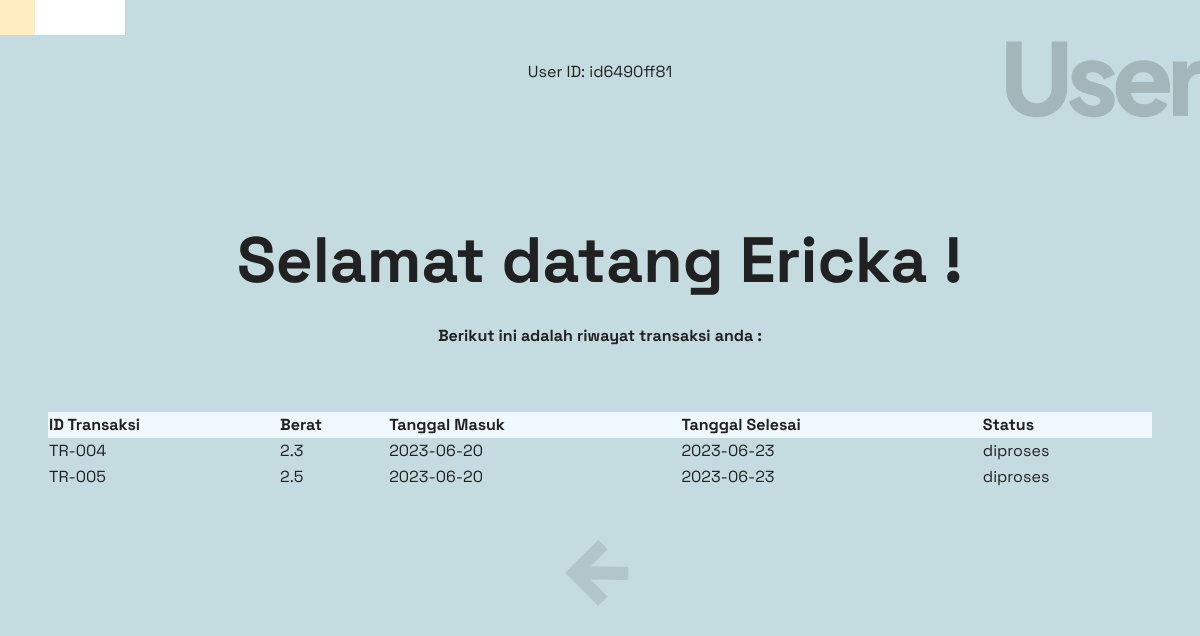
Screenshot of /user.php (signed in) with the database file from the repository.
### tables this page shows
CREATE TABLE `user` (
  `id_user` varchar(10) NOT NULL,
  `first_name` varchar(20) NOT NULL,
  `last_name` varchar(20) NOT NULL,
  `email_address` varchar(30) NOT NULL,
  `password` varchar(30) NOT NULL,
  `phone_number` text NOT NULL,
  `address` varchar(128) NOT NULL
);

CREATE TABLE `transaksi` (
  `id_transaksi` varchar(20) NOT NULL,
  `id_user` varchar(20) DEFAULT NULL,
  `berat` float DEFAULT NULL,
  `tanggal_masuk` date DEFAULT NULL,
  `tanggal_selesai` date DEFAULT NULL
);

### user.php (the view, shortened to what this page needs)
<!DOCTYPE html>
<html lang="en">
<head>
    <link href="https://cdn.jsdelivr.net/npm/bootstrap@5.2.3/dist/css/bootstrap.min.css" rel="stylesheet">
    <link rel="stylesheet" href="style.css">
    <link rel="stylesheet"
          href="https://unpkg.com/purecss@2.0.6/build/pure-min.css"
          origin="anonymous"
    />
</head>
<body>
    <div class="wrapper">
        <div class="section d-flex flex-column gap-5 y-2 px-5 position-relative align-items-center" id="store-page">
            <img class="position-absolute  top-0 start-0 img-pembatas" src="asset/pembatas.png" alt="">
            <span class="page-identifier position-absolute top-0 end-0" style="font-size: 100px;">User</span>
            <?php
            $servername = "localhost";
            $username = "root";
            $password = "";
            $dbname = "spotless-laundry_dba";
            $conn = mysqli_connect($servername, $username, $password, $dbname);
            $user_id = $_SESSION['user_id'];
            echo "User ID: " . $user_id;
            $query = "SELECT * FROM USER WHERE id_user = '{$user_id}'";
            $thisUser = mysqli_query($conn,$query);
            $value = mysqli_fetch_assoc($thisUser);
            echo '
            <div class="headline text-center" style="margin-top: 5rem;"><p class="sub-header" style="font-size: 64px ;">Selamat datang '.$value['first_name'].' !</p>
            <p style="font-size: 16px ;">Berikut ini adalah riwayat transaksi anda :</p></div>
            ';
            echo '
            <table class="pure-table" style="width: 100%;">
            <tr>
              <th>ID Transaksi</th>
              <th>Berat</th>
              <th>Tanggal Masuk</th>
              <th>Tanggal Selesai</th>
              <th>Status</th>
            </tr>';
            $query2 = "SELECT * FROM transaksi WHERE id_user = '{$user_id}'";
            $result = mysqli_query($conn, $query2);
            while ($row = mysqli_fetch_assoc($result)) {
              $today = date("Y-m-d");
              if ($today >= $row['tanggal_selesai']) {
                $status = "dapat diambil";
              } else $status = "diproses";
              echo '
              <tr>
                  <td>'.$row['id_transaksi'].'</td>
                  <td>'.$row['berat'].'</td>
                  <td>'.$row['tanggal_masuk'].'</td>
                  <td>'.$row['tanggal_selesai'].'</td>
                  <td>'.$status.'</td>
              </tr>
              ';
          }
          echo '</table>';
          ?>
        <a class="nav-btn position-relative float-end justify-content-end " onclick=window.location.href='index.php' href="#home" type="button"><img style="height: 70px;" src="asset/back-arrow.png" alt=""></a>
    </div>
</body>
</html>

### style.css (style rules this page uses)
body { font-family: 'Space Grotesk', sans-serif; font-weight: 400; font-size: 16px; background-color: #C4DCE0; color: #212121; }
.wrapper { margin-bottom: 60px; height: max-content; }
.section { padding: 60px 120px; }
.page-identifier { font-family: 'Plus Jakarta Sans', sans-serif; font-weight: 800; letter-spacing: -6px; font-size: 200px ; color: rgba(33,33,33,0.2); z-index: -1; }
.headline { margin-top: 18.125rem; font-family: 'Space Grotesk', sans-serif; font-weight: 700; font-size: 64px; }
.nav-btn { visibility:visible; }

### user.php (style rules this page uses)
th { background-color: aliceblue; }

### rows the page displays
user: first_name "Ericka"
transaksi: id_transaksi "TR-004", berat "2.3", tanggal_masuk "2023-06-20", tanggal_selesai "2023-06-23", tanggal_selesai "diproses"
transaksi: id_transaksi "TR-005", berat "2.5", tanggal_masuk "2023-06-20", tanggal_selesai "2023-06-23", tanggal_selesai "diproses"

### other values shown
$user_id "id6490ff81"
